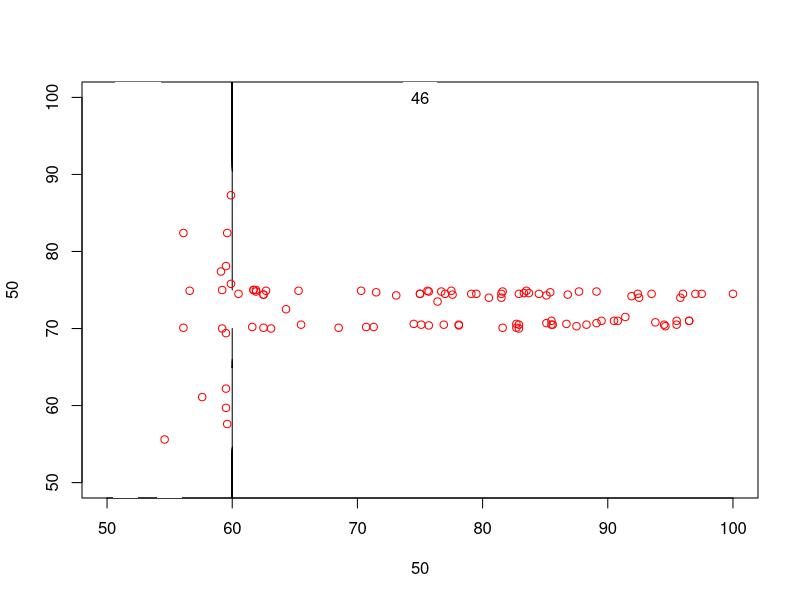

This chart was generated by the following R code:
#The zombie apocalypse is upon us......but you know they way out!

	plot (50, 50, xlim=c(50, 100), ylim=c(50,100))
	lines(c(60,60), c(40, 70))
	lines(c(60, 60), c(75, 120))

#We want to know how much time we have to unlock the door and escape
#before the zombies reach us! So the first order of business is to generate
#some zombies!

	zx=sample(seq(50, 59, by=.5), 100, replace=TRUE)
	zy=sample(seq(50, 100, by=.5), 100, replace=TRUE)

#Now we will assume that the zombies do not all move at the same speed, so
#lets generate some variation in their ability to move!

	zs=sample(seq(.1,1,by=.1),100,replace=TRUE)

#Great, lets add them to our space!

	points(zx,zy)

#Before we start our model, lets set our time to zero

	t=0

#We will run the simulation until the zombies reach the other side, keeping
#track of the time 

	while(max(zx)<100)
		{
			points(75,100,pch=16,col='white',cex=6)
			points(zx,zy,pch=16,col='white',cex=6)
			lines(c(60,60),c(40,70))
			lines(c(60,60),c(75,120))
		###time goes up by 1 for each iteration
			t=t+1
		###loop to update plot with new positions of zombies
			for (i in 1:length(zx))
				{
					#points(75,100,pch=16,col='white',cex=4)
					#points(zx,zy,col='white')
					# lines(c(60,60),c(40,70))
					
                                        #lines(c(60,60),c(75,120))
					###here is the logic to deal with the wall
					if(zx[i] <= 60 & zy[i] >= 75){
					zx[i]=zx[i]+zs[i]
					zy[i]=zy[i]-zs[i]
					if(zx[i] > 60) {zx[i]=59.5}
					}else if (zx[i] <= 60 & zy[i] <= 70)
				{
			zx[i]=zx[i] + zs[i]
			zy[i]=zy[i] + zs[i]
			if (zx[i] > 60) {zx[i]=59.5}
			}else if (zy[i] > 70 & zy[i] < 75) {zx[i]=zx[i]+zs[i]}
				}
			##stuff for Windows to deal with plotting continuously
		points(zx,zy,col='red')
		text(75,100,t)


		Sys.sleep(.1)
		}





